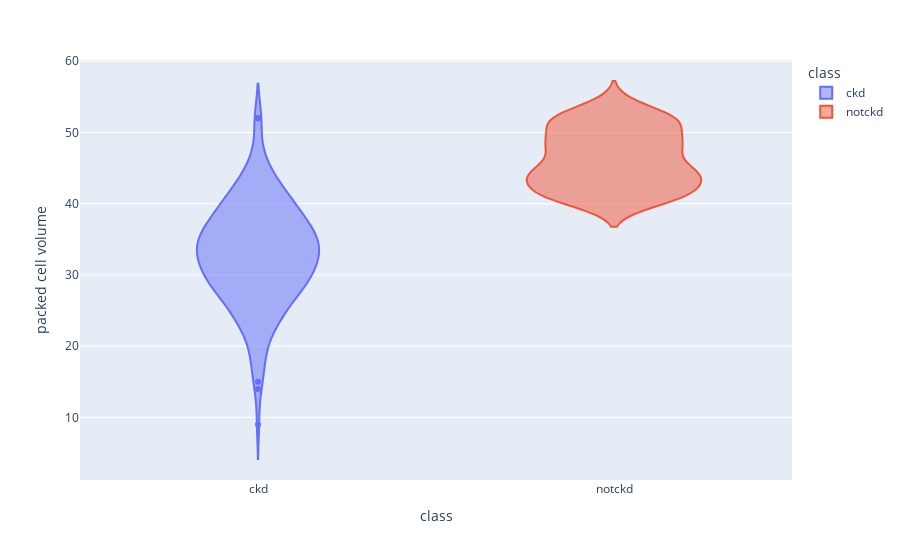

This figure's notebook cell:
### Code cell
violen('packed cell volume')

### Figure 1 — Plotly figure (JSON) as saved in the notebook; plotly's stock layout.template omitted (floating-point values rounded to 4 significant figures; data arrays with more than 128 entries replaced by an {"elided": "..."} marker saying what was removed)
{"data": [{"alignmentgroup": "True", "box": {"visible": false}, "hovertemplate": "class=%{x}<br>packed cell volume=%{y}<extra></extra>", "legendgroup": "ckd", "marker": {"color": "#636efa"}, "name": "ckd", "offsetgroup": "ckd", "orientation": "v", "scalegroup": "True", "showlegend": true, "type": "violin", "x": {"elided": "250 str values"}, "x0": " ", "xaxis": "x", "y": {"elided": "250 int values"}, "y0": " ", "yaxis": "y"}, {"alignmentgroup": "True", "box": {"visible": false}, "hovertemplate": "class=%{x}<br>packed cell volume=%{y}<extra></extra>", "legendgroup": "notckd", "marker": {"color": "#EF553B"}, "name": "notckd", "offsetgroup": "notckd", "orientation": "v", "scalegroup": "True", "showlegend": true, "type": "violin", "x": {"elided": "150 str values"}, "x0": " ", "xaxis": "x", "y": {"elided": "150 int values"}, "y0": " ", "yaxis": "y"}], "layout": {"legend": {"title": {"text": "class"}, "tracegroupgap": 0}, "margin": {"t": 60}, "violinmode": "overlay", "xaxis": {"anchor": "y", "categoryarray": ["ckd", "notckd"], "categoryorder": "array", "domain": [0, 1], "title": {"text": "class"}}, "yaxis": {"anchor": "x", "domain": [0, 1], "title": {"text": "packed cell volume"}}}}
